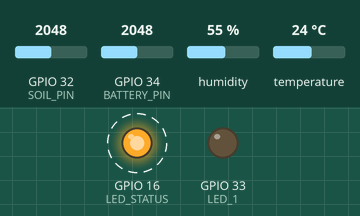
This sketch was run on a simulated ESP32. Parts: output pins drawn as LEDs (lit = HIGH). Dashed ring = blinking. The inputs (shaded band) are chosen by the test bench; at power-on: GPIO 34 (BATTERY_PIN) = 2048, GPIO 32 (SOIL_PIN) = 2048, humidity 55 %, temperature 24 °C. WiFi joins after 1.5 s; servers stay silent unless stated; no MQTT or app messages arrive unless stated; what the sketch prints to the serial monitor is not drawn.

Above: at 4.2 s.
4.3 s: GPIO 34 (BATTERY_PIN) set to 1959
At 6.6 s:
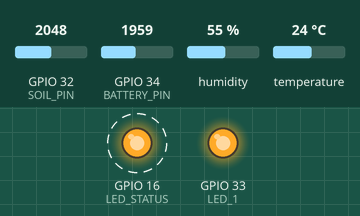
16.3 s: GPIO 34 (BATTERY_PIN) set to 2866
At 21.6 s:
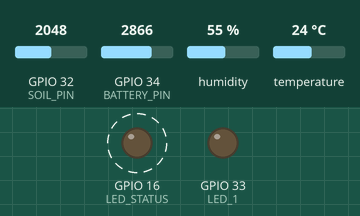
26.6 s: GPIO 34 (BATTERY_PIN) set to 1228
At 31.6 s:
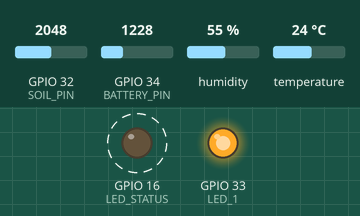
32.4 s: GPIO 34 (BATTERY_PIN) set to 3972
At 36.6 s:
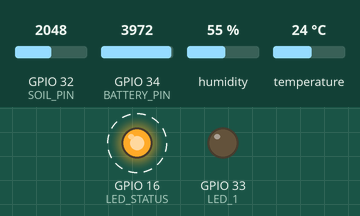
Timing chart, 0 to 39.4 s (numbered marks = the images above; inputs shaded):
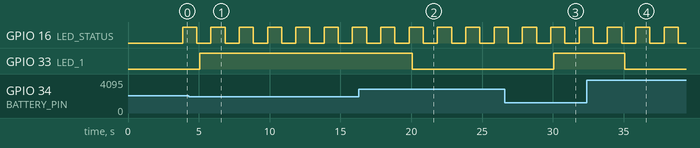

Measured:
- the behaviour switches between 2011 and 2010 on GPIO 34 (BATTERY_PIN) (found by bisection; images 0 and 1)
- after the input at 4.3 s, GPIO 33 (LED_1): LOW → HIGH after 0.78 s
- after the input at 16.3 s, GPIO 33 (LED_1): HIGH → LOW after 3.8 s
- after the input at 26.6 s, GPIO 33 (LED_1): LOW → HIGH after 3.5 s
- after the input at 32.4 s, GPIO 33 (LED_1): HIGH → LOW after 2.7 s
- by itself, GPIO 16 (LED_STATUS): alternates HIGH for 1.0 s and LOW for 1.0 s

The sketch:

sensor_esp32.ino
```cpp
#include <Arduino.h>
#include <WiFi.h>
#include <PubSubClient.h>
#include <ArduinoJson.h>
#include <DHT.h>

// ── WiFi ──────────────────────────────────────────────────────────
const char* WIFI_SSID     = "IdoomFibre_Bh";
const char* WIFI_PASSWORD = "tMtkKH96";

// ── MQTT broker ───────────────────────────────────────────────────
const char* MQTT_BROKER = "192.168.100.35";
const int   MQTT_PORT   = 28883;
const char* MQTT_USER   = "admin";
const char* MQTT_PASS   = "ioseeds2026";

// ── IOSeeds IDs ───────────────────────────────────────────────────
const char* FARM_ID     = "cmuzxl6ym0012u8bi1wb492yk";
const char* FIELD_ID    = "cmuzxl6yx0013u8bi9qfvg25u";
const char* MCU_ID      = "cmuzxl6zi0016u8bixk8c69xi";
const char* SENSOR_ID   = "cmsj9pj5l0012kcbi3k07j4f6"; // soil-moisture sensor
const char* ACTUATOR_ID = "cmuzxl70t001du8bifgcscybc";
const char* API_KEY     = "61f361be19768ed0d66da9ab2c31c12d4bd3167cfb7c4f960c4791b674aefb7a";

// ── Pins ──────────────────────────────────────────────────────────
#define DHT_PIN     22   // DHT11 data pin
#define SOIL_PIN    32   // Capacitive soil sensor (ADC)
#define BATTERY_PIN 34   // Battery voltage divider
#define LED_STATUS  16   // LedLink — blue status LED
#define LED_1       33   // Led1 — red LED
#define DHT_TYPE    DHT11

DHT dht(DHT_PIN, DHT_TYPE);

// ── Timing ────────────────────────────────────────────────────────
const unsigned long READ_INTERVAL  = 5000;  // read + publish every 5s
const unsigned long STATUS_INTERVAL = 60000; // refresh MCU battery/status every 60s
const long          BLINK_NORMAL   = 1000;
const long          BLINK_ERROR    = 200;

unsigned long lastBlink  = 0;
unsigned long lastRead   = 0;
unsigned long lastStatus = 0;
bool          ledState  = false;
bool          dhtError  = false;
float         battPct   = 0;

// ── Clients ───────────────────────────────────────────────────────
WiFiClient   wifiClient;
PubSubClient mqtt(wifiClient);

// PubSubClient only stores POINTERS to the will topic/payload,
// so they must live as globals.
char willTopic[256];
char willBuf[200];
char statusBuf[256];

// ── Forward declarations ──────────────────────────────────────────
void reportActuatorState(bool state);
void publishStatus(const char* status, const char* source);

// ── Battery ───────────────────────────────────────────────────────
float readBatteryVoltage() {
  int sum = 0;
  for (int i = 0; i < 10; i++) {
    sum += analogRead(BATTERY_PIN);
    delay(5);
  }
  float raw = sum / 10.0;
  return (raw / 4095.0) * 3.3 * 2.0;  // x2 for voltage divider
}

float batteryPercent(float voltage) {
  // 18650: 4.2V = 100%, 3.0V = 0%
  float pct = (voltage - 3.0) / (4.2 - 3.0) * 100.0;
  return constrain(pct, 0.0, 100.0);
}

// ── Topics ────────────────────────────────────────────────────────
String baseTopic() {
  return String("irrigation/") + FARM_ID + "/" + FIELD_ID + "/" + MCU_ID;
}
String statusTopic()   { return baseTopic() + "/status"; }
String ackTopic()      { return baseTopic() + "/ack"; }
String sensorTopic()   { return baseTopic() + "/sensor/" + SENSOR_ID + "/data"; }
String actuatorTopic() { return baseTopic() + "/actuator/" + ACTUATOR_ID + "/state"; }

// ── Presence ──────────────────────────────────────────────────────
void publishStatus(const char* status, const char* source) {
  StaticJsonDocument<256> doc;
  doc["apiKey"]         = API_KEY;
  doc["status"]         = status;
  doc["source"]         = source;
  doc["batteryPercent"] = battPct;
  serializeJson(doc, statusBuf);

  String topic = statusTopic();
  bool ok = mqtt.publish(topic.c_str(), statusBuf, true); // retained
  Serial.printf("📡 Status %s (%s) → %s %s\n", status, source, topic.c_str(), ok ? "✅" : "❌ FAILED");
}

// ── Command acknowledgements ──────────────────────────────────────
// status: "delivered" | "executed" | "failed"
void publishAck(const char* commandId, const char* status, const char* message) {
  StaticJsonDocument<256> doc;
  doc["apiKey"]    = API_KEY;
  doc["commandId"] = commandId;
  doc["status"]    = status;
  if (strlen(message) > 0) doc["message"] = message;

  char buf[256];
  serializeJson(doc, buf);

  String topic = ackTopic();
  bool ok = mqtt.publish(topic.c_str(), buf);
  Serial.printf("📨 Ack %s → %s (%s) %s\n", commandId, status, message, ok ? "✅" : "❌ FAILED");
}

// Physically operate the actuator. Returns false when the actuator is
// unreachable or the action could not be completed (→ "failed" ack).
bool executeActuator(bool targetState) {
  // TODO(real hardware): drive the relay/pin and verify the actuator.
  Serial.println(targetState ? "🔓 OPEN (relay ON)" : "🔒 CLOSED (relay OFF)");
  return true;
}

// ── MQTT callback ─────────────────────────────────────────────────
void onMessage(char* topic, byte* payload, unsigned int length) {
  Serial.println("\n📥 Message received!");
  Serial.println("   Topic: " + String(topic));

  // Config topics (actuators / sensors / schedules / ...) — retained
  // full-list snapshots; just log them.
  if (!String(topic).endsWith("/cmd")) {
    Serial.print("   ⚙️ Config payload: ");
    Serial.write(payload, length);
    Serial.println();
    return;
  }

  StaticJsonDocument<512> doc;
  DeserializationError err = deserializeJson(doc, payload, length);
  if (err) {
    Serial.println("❌ JSON parse error: " + String(err.c_str()));
    return;
  }

  bool        targetState = doc["targetState"] | false;
  const char* commandId   = doc["commandId"] | "unknown";

  // 1) Confirm receipt → dashboard command becomes "delivered".
  publishAck(commandId, "delivered", "cmd_received");
  Serial.printf("   commandId: %s\n", commandId);

  // 2) Execute and report executed / failed back to the dashboard.
  if (executeActuator(targetState)) {
    publishAck(commandId, "executed", targetState ? "opened" : "closed");
    reportActuatorState(targetState);
  } else {
    publishAck(commandId, "failed", "actuator_unreachable");
  }
}

// ── Sensor publication ────────────────────────────────────────────
void sendSensorData(float temperature, float humidity,
                    int rawSoil, float soilPct,
                    float battVoltage, float battPctValue) {
  StaticJsonDocument<384> doc;
  doc["apiKey"]         = API_KEY;
  doc["sensorId"]       = SENSOR_ID;
  doc["value"]          = soilPct;
  doc["rawValue"]       = rawSoil;
  doc["unit"]           = "%";
  doc["timestamp"]      = millis();
  doc["batteryPercent"] = battPctValue;
  doc["batteryVoltage"] = battVoltage;
  // Extra context (ignored by the worker, useful for debugging)
  if (!dhtError) {
    doc["temperature"] = temperature;
    doc["humidity"]    = humidity;
  }

  char buf[384];
  serializeJson(doc, buf);

  String topic = sensorTopic();
  bool ok = mqtt.publish(topic.c_str(), buf);
  Serial.printf("💧 Soil %.1f%% (raw %d) | batt %.0f%% %.2fV — %s\n",
                soilPct, rawSoil, battPctValue, battVoltage, ok ? "✅" : "❌ FAILED");
}

// ── Actuator state publication ────────────────────────────────────
void reportActuatorState(bool state) {
  StaticJsonDocument<256> doc;
  doc["apiKey"]         = API_KEY;
  doc["state"]          = state;
  doc["batteryPercent"] = battPct;

  char buf[256];
  serializeJson(doc, buf);

  String topic = actuatorTopic();
  bool ok = mqtt.publish(topic.c_str(), buf);
  Serial.printf("🔁 Actuator state %s (batt %.0f%%) — %s\n",
                state ? "OPEN" : "CLOSED", battPct, ok ? "✅" : "❌ FAILED");
}

// ── Connections ───────────────────────────────────────────────────
void connectWifi() {
  Serial.print("📶 Connecting to WiFi");
  WiFi.begin(WIFI_SSID, WIFI_PASSWORD);
  while (WiFi.status() != WL_CONNECTED) {
    delay(1000);
    Serial.print(".");
  }
  Serial.println("\n✅ WiFi connected — IP: " + WiFi.localIP().toString());
}

void connectMQTT() {
  while (!mqtt.connected()) {
    Serial.print("🔌 Connecting to MQTT...");

    // LWT: broker publishes OFFLINE if we drop without a clean DISCONNECT.
    StaticJsonDocument<256> willDoc;
    willDoc["apiKey"] = API_KEY;
    willDoc["status"] = "OFFLINE";
    willDoc["source"] = "will";
    serializeJson(willDoc, willBuf);
    statusTopic().toCharArray(willTopic, sizeof(willTopic));

    if (mqtt.connect("esp32-ioseeds", MQTT_USER, MQTT_PASS,
                     willTopic, 1, true, willBuf)) {
      Serial.println(" ✅ Connected!");

      // Report ONLINE (overrides the retained will) with the current battery.
      publishStatus("ONLINE", "connect");

      String cmdTopic = baseTopic() + "/actuator/" + ACTUATOR_ID + "/cmd";
      mqtt.subscribe(cmdTopic.c_str(), 1);
      Serial.println("📡 Subscribed to: " + cmdTopic);

      String actuatorsTopic = baseTopic() + "/actuators";
      String sensorsTopic   = baseTopic() + "/sensors";
      mqtt.subscribe(actuatorsTopic.c_str(), 1);
      mqtt.subscribe(sensorsTopic.c_str(), 1);
      Serial.println("📡 Subscribed to: " + actuatorsTopic);
      Serial.println("📡 Subscribed to: " + sensorsTopic);

      // Publish the current actuator state once we are back online.
      reportActuatorState(false);
    } else {
      Serial.printf(" ❌ Failed rc=%d — retry in 5s\n", mqtt.state());
      delay(5000);
    }
  }
}

// ── Setup ─────────────────────────────────────────────────────────
void setup() {
  Serial.begin(9600);
  delay(1000);

  pinMode(LED_STATUS, OUTPUT);
  pinMode(LED_1,      OUTPUT);
  digitalWrite(LED_STATUS, LOW);
  digitalWrite(LED_1,      LOW);

  dht.begin();

  Serial.println("\n🌱 IOSeeds ESP32 starting...");
  Serial.println("DHT_PIN    : GPIO22");
  Serial.println("SOIL_PIN   : GPIO32");
  Serial.println("BATTERY_PIN: GPIO34");

  // Read the battery before connecting so the first ONLINE status carries it.
  battPct = batteryPercent(readBatteryVoltage());

  connectWifi();

  mqtt.setBufferSize(2048);
  mqtt.setServer(MQTT_BROKER, MQTT_PORT);
  mqtt.setCallback(onMessage);
}

// ── Loop ──────────────────────────────────────────────────────────
void loop() {
  if (!mqtt.connected()) {
    // Broker also fires the LWT; the worker dedupes, so only the first
    // OFFLINE produces a log/notification.
    publishStatus("OFFLINE", "disconnect");
    connectMQTT();
  }
  mqtt.loop();

  unsigned long now = millis();

  // ── Read real sensors + publish every READ_INTERVAL ─────────────
  if (now - lastRead >= READ_INTERVAL) {
    lastRead = now;

    // DHT11
    float temperature = dht.readTemperature();
    float humidity    = dht.readHumidity();
    dhtError          = isnan(temperature) || isnan(humidity);

    // Capacitive soil moisture
    int   rawSoil = analogRead(SOIL_PIN);
    float soilPct = map(rawSoil, 4095, 1500, 0, 100);
    soilPct       = constrain(soilPct, 0.0f, 100.0f);

    // Battery
    float battVoltage = readBatteryVoltage();
    battPct           = batteryPercent(battVoltage);
    bool  battLow     = battPct < 20.0;

    sendSensorData(temperature, humidity, rawSoil, soilPct, battVoltage, battPct);

    // Red LED = sensor error or low battery
    digitalWrite(LED_1, (dhtError || battLow) ? HIGH : LOW);

    Serial.println("------------------------------");
    if (dhtError) {
      Serial.println("DHT11 ERROR - check GPIO22 wiring");
    } else {
      Serial.printf("Temp %.1f C | Humidity %.1f %%\n", temperature, humidity);
    }
    Serial.printf("Soil raw %d | Soil %.1f %%\n", rawSoil, soilPct);
    Serial.printf("Battery %.2f V (%0.f %%)%s\n", battVoltage, battPct,
                  battLow ? "  ⚠️ LOW" : "");
    Serial.println("------------------------------\n");
  }

  // ── Periodic status/battery refresh (keeps MCU battery current) ─
  if (now - lastStatus >= STATUS_INTERVAL) {
    lastStatus = now;
    publishStatus("ONLINE", "status");
  }

  // ── Blue status LED blink (non-blocking) ────────────────────────
  long blinkInterval = dhtError ? BLINK_ERROR : BLINK_NORMAL;
  if (now - lastBlink >= (unsigned long)blinkInterval) {
    lastBlink = now;
    ledState  = !ledState;
    digitalWrite(LED_STATUS, ledState ? HIGH : LOW);
  }
}
```
